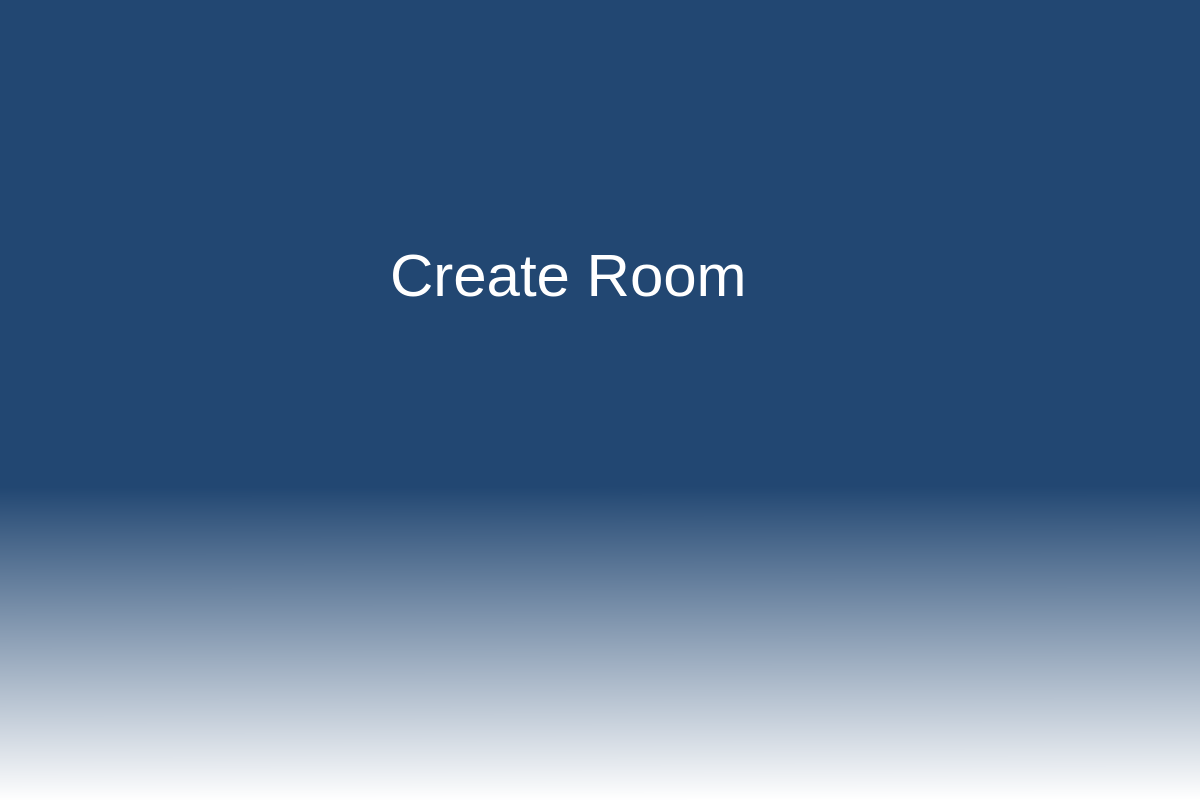
<?xml version="1.0" encoding="UTF-8"?>
<ui version="4.0">
 <class>Dialog</class>
 <widget class="QDialog" name="Dialog">
  <property name="geometry">
   <rect>
    <x>0</x>
    <y>0</y>
    <width>1200</width>
    <height>800</height>
   </rect>
  </property>
  <property name="windowTitle">
   <string>Dialog</string>
  </property>
  <widget class="QWidget" name="widget1" native="true">
   <property name="geometry">
    <rect>
     <x>0</x>
     <y>0</y>
     <width>1200</width>
     <height>800</height>
    </rect>
   </property>
   <property name="autoFillBackground">
    <bool>false</bool>
   </property>
   <property name="styleSheet">
    <string notr="true">QWidget#widget1{
background-color:qlineargradient(spread:pad, x1:0.527, y1:0.607955, x2:0.528, y2:1, stop:0 rgba(34, 71, 114, 255), stop:1 rgba(255, 255, 255, 255))}</string>
   </property>
   <widget class="QLabel" name="label">
    <property name="geometry">
     <rect>
      <x>390</x>
      <y>50</y>
      <width>450</width>
      <height>450</height>
     </rect>
    </property>
    <property name="styleSheet">
     <string notr="true">font: 45pt;
color:rgb(255,255,255)</string>
    </property>
    <property name="text">
     <string>Create Room</string>
    </property>
   </widget>
  </widget>
 </widget>
 <resources/>
 <connections/>
</ui>
